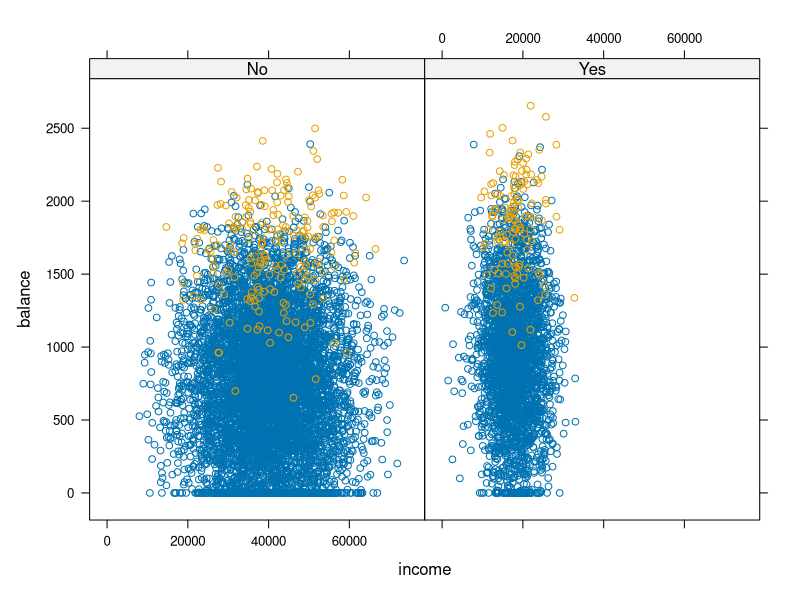
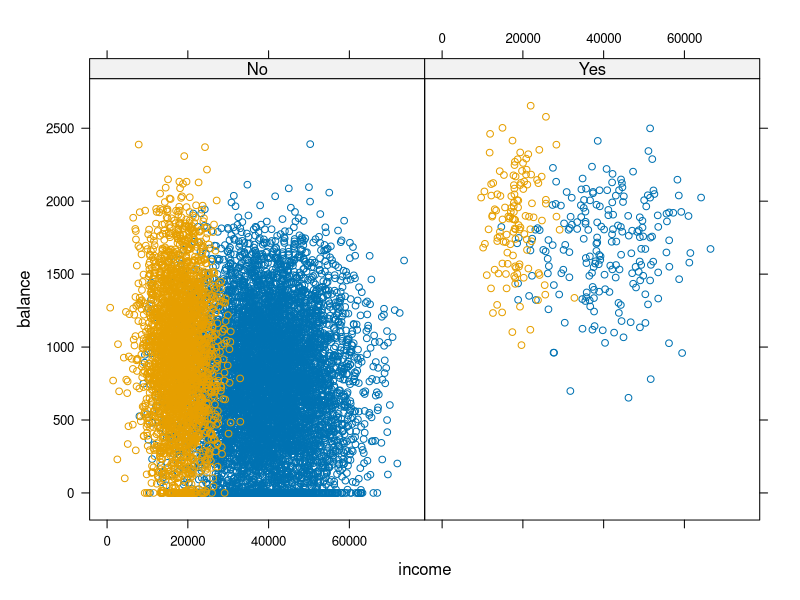
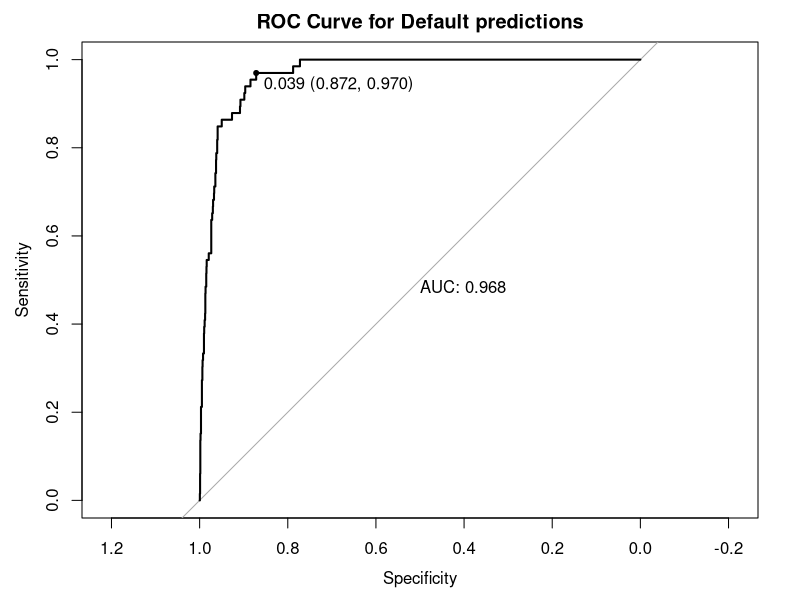

R code for these plots, in order:
## ---- chunk 1
library(caret)
library(pROC)

# Load the dataset
default_df <- read.csv("data/Default.csv")

# Display the first few rows
head(default_df)
## ---- chunk 2
# Convert categorical variables to proper types
default_df$default <- as.factor(default_df$default)
default_df$student <- as.factor(default_df$student)
## ---- chunk 3
# Plot 1: Balance vs Income, faceted by student, coloured by default

xyplot(balance ~ income | student, groups = default, data = default_df)
## ---- chunk 4
# Plot 2: Balance vs Income, faceted by default, colored by student

xyplot(balance ~ income | default, groups = student, data = default_df)
## ---- chunk 5
set.seed(0)

training_index <- createDataPartition(default_df$default, p = 0.8, list = FALSE)

training_set <- default_df[training_index, ]
testing_set <- default_df[-training_index, ]
## ---- chunk 6
default_glm <- glm(default ~ student + balance, data = training_set,
                   family = binomial(link = "logit"))
summary(default_glm)
## ---- chunk 7
# Predict probabilities and labels
predicted_probs <- predict(default_glm, newdata = testing_set, type = "response")
predicted_label <- factor(ifelse(predicted_probs >= 0.5, "Yes", "No"))
actual_label <- testing_set$default
## ---- chunk 8
# Confusion matrix
confusionMatrix(predicted_label, actual_label, mode = "everything")
## ---- chunk 9
# ROC curve
roc_curve <- roc(actual_label ~ predicted_probs)

plot(roc_curve, print.auc = TRUE, print.thres = TRUE, 
     main = "ROC Curve for Default predictions")
